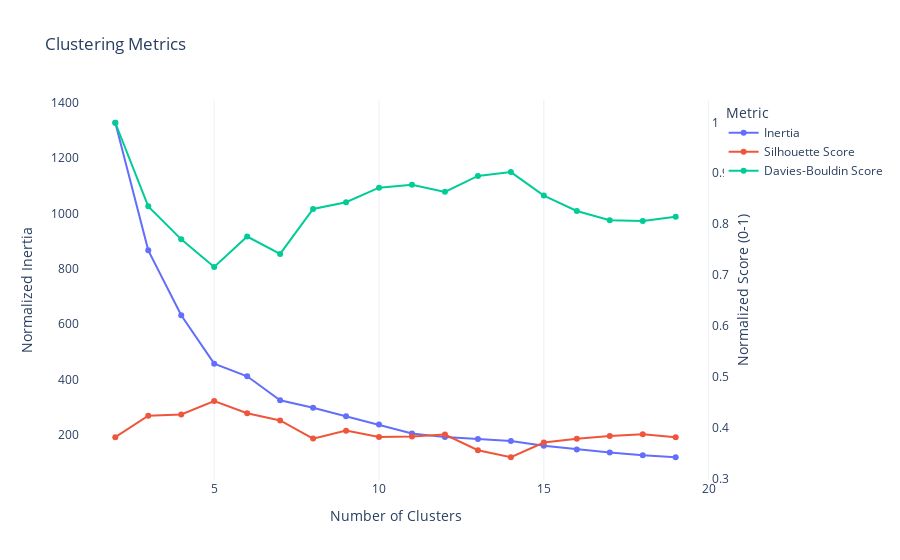

Notebook code for this chart:
### Markdown cell above
## 4. Propose a k parameter for clustering using Linear Programming

The proposal is to use the data generated in the previous step to determine the number of clusters that will be needed to satisfy the demand. The objective is to minimize the total cost of the facilities.

### Code cell
# Example data (replace with your actual data)
data = population.copy()
data = data.loc[:, ["lat", "lon"]]
data = StandardScaler().fit_transform(data)
data = pd.DataFrame(data, columns=["lat", "lon"], index=population.copy().index)
# Initialize dictionaries to store metrics
metrics = {"inertia": [], "silhouette": [], "davies_bouldin": []}

# Range for the number of clusters
cluster_range = range(2, 20)

# Calculate metrics for each number of clusters
for i in cluster_range:
    model = KMeans(n_clusters=i, random_state=0)
    model.fit(data[["lat", "lon"]])
    metrics["inertia"].append(model.inertia_)
    metrics["silhouette"].append(silhouette_score(data[["lat", "lon"]], model.labels_))
    metrics["davies_bouldin"].append(
        davies_bouldin_score(data[["lat", "lon"]], model.labels_)
    )

# Create interactive plots using Plotly
fig = go.Figure()

# Inertia Plot
fig.add_trace(
    go.Scatter(
        x=list(cluster_range),
        y=metrics["inertia"],
        mode="lines+markers",
        name="Inertia",
        yaxis="y",
    )
)

# Silhouette Plot
fig.add_trace(
    go.Scatter(
        x=list(cluster_range),
        y=metrics["silhouette"],
        mode="lines+markers",
        name="Silhouette Score",
        yaxis="y2",
    )
)

# Davies-Bouldin Plot
fig.add_trace(
    go.Scatter(
        x=list(cluster_range),
        y=metrics["davies_bouldin"],
        mode="lines+markers",
        name="Davies-Bouldin Score",
        yaxis="y2",
    )
)

# Update layout
fig.update_layout(
    title="Clustering Metrics",
    xaxis_title="Number of Clusters",
    yaxis_title="Inertia",
    legend_title="Metric",
    template="plotly_white",
    yaxis=dict(side="left", showgrid=False, zeroline=False, title="Normalized Inertia"),
    yaxis2=dict(
        side="right",
        overlaying="y",
        showgrid=False,
        zeroline=False,
        title="Normalized Score (0-1)",
        title_standoff=10,  # Adjust the distance between the axis title and axis tick labels
    ),
    margin=dict(r=100, t=100),  # Adjust the right and top margins
)

# Show plot
fig.show()

### Figure 1 — Plotly figure (JSON) as saved in the notebook; plotly's stock layout.template omitted (floating-point values rounded to 4 significant figures)
{"data": [{"mode": "lines+markers", "name": "Inertia", "type": "scatter", "x": [2, 3, 4, 5, 6, 7, 8, 9, 10, 11, 12, 13, 14, 15, 16, 17, 18, 19], "y": [1328.0, 866.9, 632.6, 457.5, 411.9, 325.3, 298.2, 267.3, 237.3, 205.6, 192.1, 185.3, 177.9, 161.3, 147.6, 136.4, 126.4, 119.4], "yaxis": "y"}, {"mode": "lines+markers", "name": "Silhouette Score", "type": "scatter", "x": [2, 3, 4, 5, 6, 7, 8, 9, 10, 11, 12, 13, 14, 15, 16, 17, 18, 19], "y": [0.3811, 0.4235, 0.4258, 0.4523, 0.4282, 0.414, 0.3783, 0.394, 0.3814, 0.3825, 0.3862, 0.3555, 0.3417, 0.3707, 0.3783, 0.3833, 0.3868, 0.3808], "yaxis": "y2"}, {"mode": "lines+markers", "name": "Davies-Bouldin Score", "type": "scatter", "x": [2, 3, 4, 5, 6, 7, 8, 9, 10, 11, 12, 13, 14, 15, 16, 17, 18, 19], "y": [0.9993, 0.8349, 0.77, 0.7157, 0.7756, 0.7414, 0.8297, 0.8431, 0.8716, 0.8776, 0.8634, 0.8947, 0.9023, 0.856, 0.8257, 0.8077, 0.8063, 0.8146], "yaxis": "y2"}], "layout": {"legend": {"title": {"text": "Metric"}}, "margin": {"r": 100, "t": 100}, "title": {"text": "Clustering Metrics"}, "xaxis": {"title": {"text": "Number of Clusters"}}, "yaxis": {"showgrid": false, "side": "left", "title": {"text": "Normalized Inertia"}, "zeroline": false}, "yaxis2": {"overlaying": "y", "showgrid": false, "side": "right", "title": {"standoff": 10, "text": "Normalized Score (0-1)"}, "zeroline": false}}}
